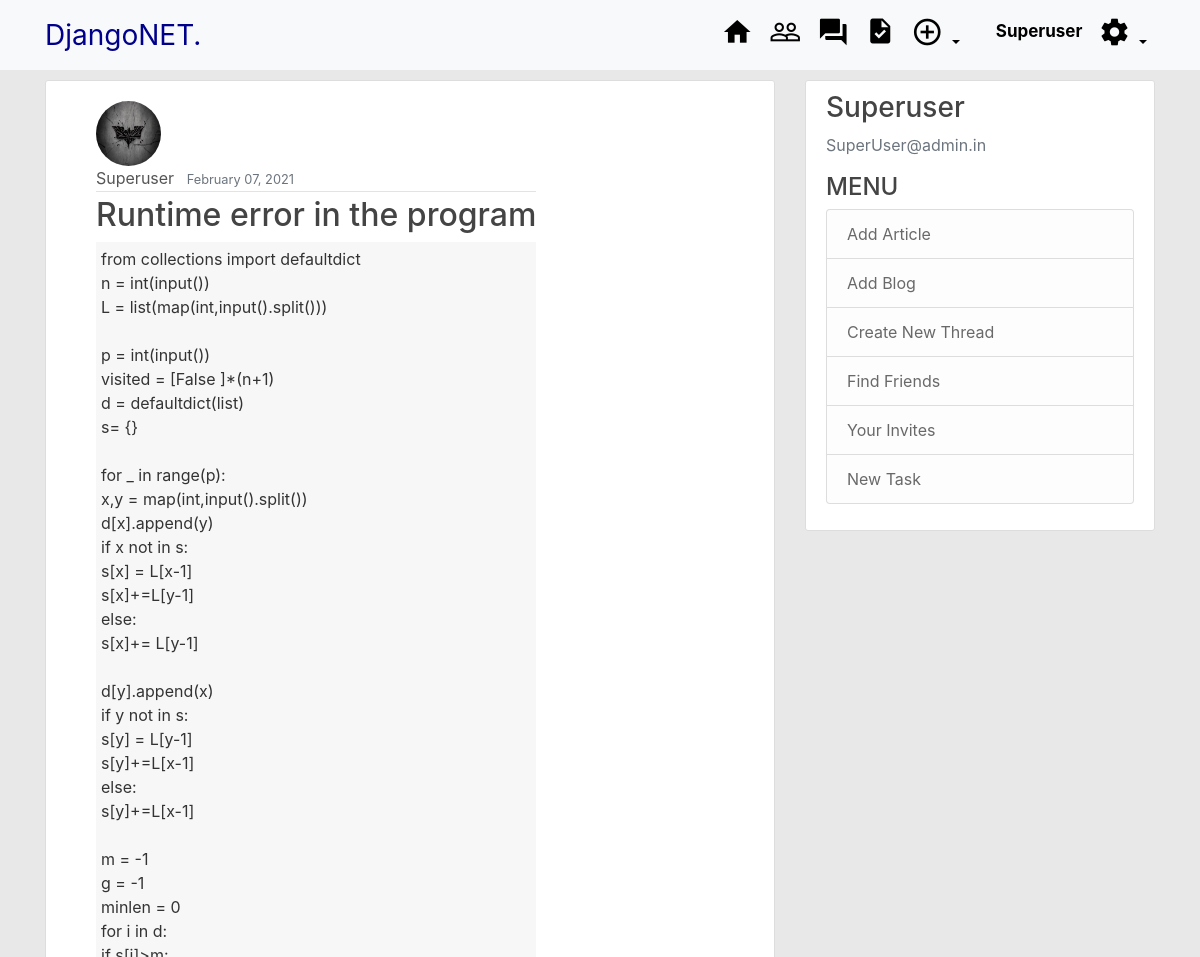
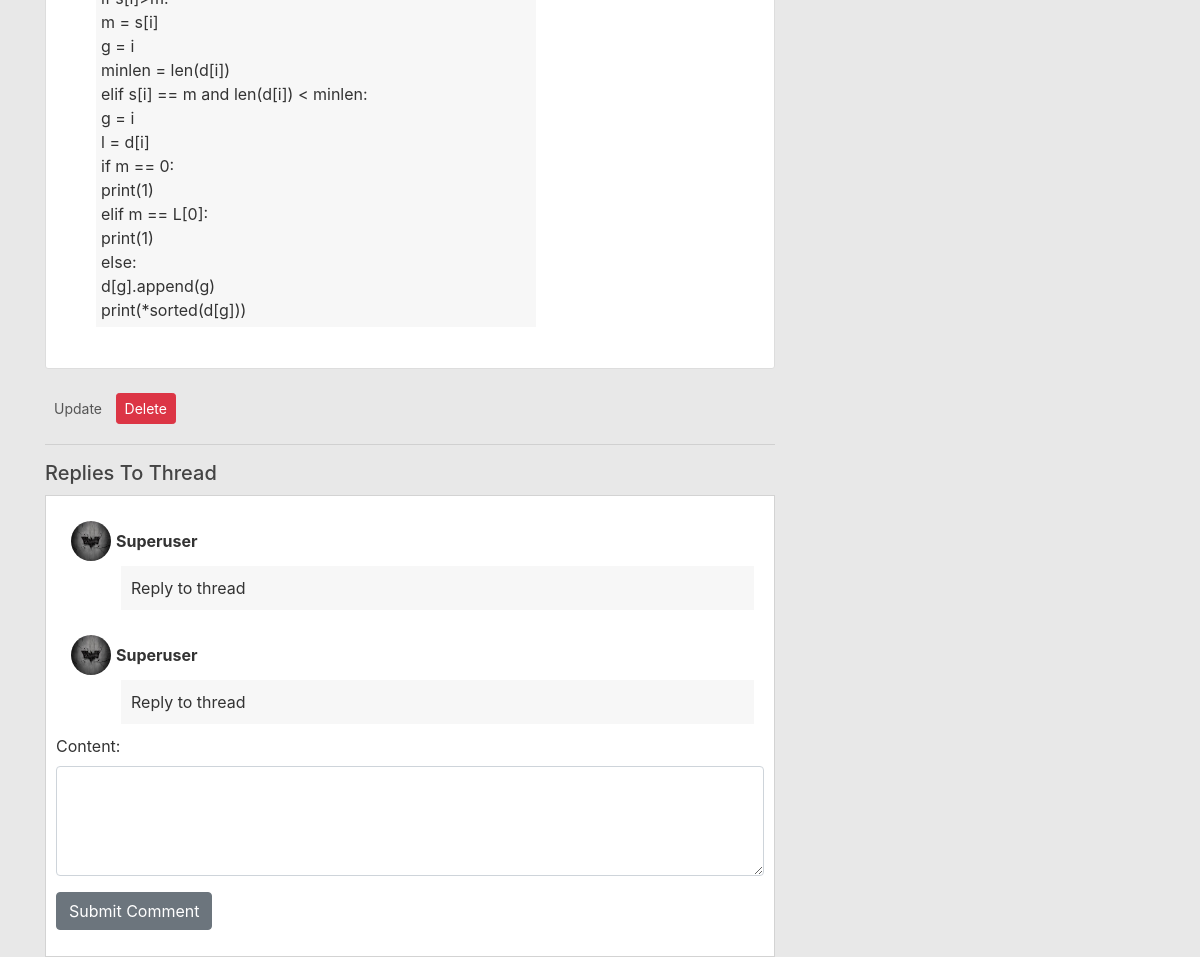
Screenshot of /forum/2/ (signed in) with the database file from the repository (2 pictures, top to bottom).
### Forum/models.py (models this page shows, shortened)
class thread(models.Model):
	author  = models.ForeignKey(Profile,on_delete = models.CASCADE)
	date_posted = models.DateTimeField(default = timezone.now)
	title  = models.CharField(max_length = 200)
	content = models.TextField()

class Replies(models.Model):
	author  = models.ForeignKey(Profile, on_delete = models.CASCADE)
	thread = models.ForeignKey(thread, on_delete = models.CASCADE)
	date_posted = models.DateTimeField(default = timezone.now)
	content  = models.TextField()

### users/models.py (models this page shows, shortened)
class Profile(models.Model):
	user = models.OneToOneField(User, on_delete=models.CASCADE)
	Fname = models.CharField(max_length=100, blank=True)
	Lname = models.CharField(max_length=100, blank=True)
	image=models.ImageField(default='default.jpg',upload_to='Profile_pics')
	bio = models.CharField(max_length = 200, default='No Bio')
	Friends = models.ManyToManyField(User, blank =True, related_name = "friends")
	objects = ProfileManager()

### Forum/views.py (the view)
# urls.py: path('<int:pk>/', ThreadDetailView.as_view(),name='thread-detail'),
class ThreadDetailView(LoginRequiredMixin,DetailView):
	model = thread
	form = RepliesForm
	context_object_name = 'post'
	def get_context_data(self,**kwargs):
		context = super().get_context_data(**kwargs)
		thread  = self.get_object()
		comments = Replies.objects.all().filter(thread = thread)
		context['comment'] = comments
		context['form'] = self.form
		return context
	def post(self, request, *args, **kwargs):
		form = RepliesForm(request.POST)
		if form.is_valid():
			thread = self.get_object()
			profile  = Profile.objects.get(user = self.request.user)
			form.instance.author = profile
			form.instance.thread = thread
			form.save()
			return redirect('thread-detail', pk=thread.pk)
		self.object = self.get_object()
		context = self.get_context_data(object=self.object)
		return self.render_to_response(context)

### Forum/templates/Forum/thread_detail.html (shortened to what this page needs)
{% extends "blog/base.html" %}
{% block content %}
  <article class="media content-section">
            <div class="Container">
            <section class = "grid">
                <div class="Header">
                  <img class="rounded-circle article-img" src="{{ post.author.image.url }}">
                  <div class="media-body">
                    <div class="article-metadata">
                      <a class="mr-2" href="{% url 'user-posts' post.author.user %}">{{ post.author.user }}</a>
                      <small class="text-muted">{{ post.date_posted|date:"F d, Y" }}</small>
                    </div>
                  </div>
                </div>
                <div class="Content">
                    <h2><a class="article-title" href="{% url 'thread-detail' post.id %}">{{ post.title }}</a></h2>
                    <p class="article-content">{{ post.content|safe }}</p>
                </div>
              </section>
            </div>
          </article>
          {% if post.author.user == user %}
            <div>
              <a class= "btn btn-secoundary btn-sm mt-1 mb-1" href="{% url 'thread-update' post.id %}">Update</a>
            <a class= "btn btn-danger btn-sm mt-1 mb-1" href="{% url 'thread-delete' post.id %}">Delete</a>
            </div>
            <hr>
            <h5> Replies To Thread </h5>
            <div class="Comment-section">
              {% for com in comment %}
                <div class="comment">
                  <div class="comment-header d-flex justify-content-between">
                    <div class="user d-flex align-items-center">
                      <div class="image"><img src="{{com.author.image.url}}" alt="..." class="img-fluid rounded-circle CommentImage"></div>
                      <div class="title">
                        <strong>{{com.author.user}}</strong>
                      </div>
                    </div>
                  </div>
                  <div class="comment-body">
                    {{com.content}}
                  </div>
                </div>
              {% endfor %}
            <form method = 'POST' action="" class="commenting-form">
                <div class="row">
                  <div class="form-group col-md-12">
                    {{form}}
                  </div>
                  <div class="form-group col-md-12">
                    <button type="submit" class="btn btn-secondary">Submit Comment</button>
                  </div>
                </div>
          </form>
        </div>
          {%endif %}
{% endblock content %}

### blog/templates/blog/base.html (shortened to what this page needs)
{%load static%}
<!DOCTYPE html>
<html>
<head>
    <link rel="stylesheet" href="https://maxcdn.bootstrapcdn.com/bootstrap/4.0.0/css/bootstrap.min.css">
    <link rel="stylesheet" type="text/css" href="{% static 'blog/main.css'%}">
    <link rel="stylesheet" type="text/css" href="{% static 'blog/profile.css'%}">
    <link rel="stylesheet" type="text/css" href="{% static 'blog/custom.css'%}">
    <link rel="stylesheet" type="text/css" href="{% static 'blog/Network.css'%}">
    <link rel="stylesheet" type="text/css" href="{% static 'blog/comment.css'%}">
</head>
<body>
	<header class="site-header">
      <nav class="navbar navbar-expand-md fixed-top navbar-light bg-light" >
        <div class="container">
          <a class="navbar-brand mr-4" style = "color:darkblue; text-shadow:10em; font-size: 28px;" href="{% url 'blog-home' %}">DjangoNET.</a>
          <div class="collapse navbar-collapse" id="navbarToggle">
            <div class="navbar-nav">
            	{% if user.is_authenticated %}
            		<a class="nav-item nav-link" href="{% url 'blog-home' %}">
            			<i class="material-icons" style="font-size:32px">home</i>
            		</a>
            		<a class="nav-item nav-link" href="{% url 'FindFriends' %}">
            			<i class="material-icons" style="font-size:32px">people_outline</i>
            		</a>
                    <a class="nav-item nav-link" href="{% url 'thread-home' %}">
                        <i class="material-icons" style="font-size:32px">forum
                        </i>
                    </a>
                    <a class="nav-item nav-link" href="{% url 'task-home' %}">
                        <i class= "material-icons" style='font-size:30px'> task </i>
                    </a>
                    <div class="nav-item dropdown">
                        <a class="nav-link dropdown-toggle" href="#" id="navbarDropdownMenuLink" data-toggle="dropdown" aria-haspopup="true" aria-expanded="false">
                          <i class="material-icons" style="font-size:32px">add_circle_outline</i>
                        </a>
                      </div>
            		<a class="nav-item nav-link" href="{% url 'detail_profile' user.id %}"
            		style="font-size:17px; margin-top:3px; margin-left: 20px;">
            			<strong>{{user.username}}</strong>
            		</a>
                     <div class="nav-item dropdown">
                        <a class="nav-link dropdown-toggle" href="#" id="navbarDropdownMenuLink" data-toggle="dropdown" aria-haspopup="true" aria-expanded="false">
                          <i class="material-icons" style="font-size:32px">settings</i>
                        </a>
                      </div>
            	{% else %}
            		<a class="nav-item nav-link" href="{% url 'login' %}">Login</a>
            		<a class="nav-item nav-link" href="{% url 'register' %}">Register</a>
            	{% endif %}
            </div>
          </div>
        </div>
      </nav>
    </header>
	<main role="main" class="container">
	  <div class="row">
	    <div class="col-md-8">
	    	{% block content %}{% endblock %}
	    </div>
        {% if request.user.is_authenticated %}
    	    <div class="col-md-4">
    	      <div class="content-section">
    	        <h3>{{request.user.username}}</h3>
    	        <p class='text-muted'> {{request.user.email}}
                <h4>MENU</h4>
    	          <ul class="list-group">
                    <li class="list-group-item list-group-item-light">
                        <a href="{% url 'post-create' %}">Add Article</a>
                    </li>
                    <li class="list-group-item list-group-item-light">
                        <a href="{% url 'blog-create' %}">Add Blog</a>
                    </li>
                    <li class="list-group-item list-group-item-light">
                        <a href="{% url 'thread-create' %}"> Create New Thread</a>
                    </li>
                    <li class="list-group-item list-group-item-light">
                        <a href="{% url 'FindFriends' %}">Find Friends</a>
                    </li>
                    <li class="list-group-item list-group-item-light">
                        <a href="{% url 'my-invites' %}">Your Invites</a>
                    </li>
                    <li class="list-group-item list-group-item-light">
                        <a href="{% url 'task-create' %}">New Task</a>
                    </li>
    	          </ul>
    	        </p>
    	      </div>
    	    </div>
        {% endif %}
	  </div>
	</main>
</body>
</html>

### blog/static/blog/main.css (style rules this page uses)
body { background: #E8E8E8; color: #333333; margin-top: 5rem; }
h1, h2, h3, h4, h5, h6 { color: #444444; }
ul { margin: 0; }
li>a { color:#696969; }
.site-header .navbar-nav .nav-link { color: black; }
.content-section { background: #ffffff; padding: 10px 20px; border: 1px solid #dddddd; border-radius: 3px; margin-bottom: 20px; }
.article-title { color: #444444; }
.article-content { white-space: pre-line; }
.article-img { height: 65px; width: 65px; margin-right: 16px; }
.article-metadata { padding-bottom: 1px; margin-bottom: 4px; border-bottom: 1px solid #e3e3e3 }

### blog/static/blog/custom.css (style rules this page uses)
.Container { margin-left: 10px; margin-right: 10px; margin-bottom: 15px; background-color: white; }
.grid { display: grid; grid-template-columns: auto; grid-template-rows: auto auto auto; grid-template-areas: ' Header ' ' Content ' ' Footer '; }
.Header { grid-area:Header; height: auto; padding-top: 10px; padding-left:20px; padding-right: 20px; }
.Content { grid-area:Content; height: auto; padding-left:20px; padding-right: 20px; }
.Content>p { padding: 5px; background-color: #f7f7f7; }

### blog/static/blog/Network.css (style rules this page uses)
a { text-decoration: none; color: #555; }

### blog/static/blog/comment.css (style rules this page uses)
.CommentImage { height: 50px; width: 50px; padding: 5px; }
.comment { padding: 10px; }
.Comment-section { background-color: white; border: 1px solid lightgrey; margin-top: 10px; padding:10px; }
.comment-body { background-color: #f7f7f7; padding: 10px; margin-left: 55px; }

### rows the page displays
thread: author.image (picture), author.user "Superuser", date_posted "February 07, 2021", title "Runtime error in the program", content "from collections import defaultdict n = int(input()) L = list(map(int,input().split())) p = int(input()) visited = [False ]*(n+1) d = defaultdict(list) s= {} for _ in range(p): x,y = map(int,input().split()) d[x].append(y) if x not in s: s[x] = L[x-1] s[x]+=L[y-1] else: s[x]+= L[y-1] d[y].append(x) if y not in s: s[y] = L[y-1] s[y]+=L[x-1] else: s[y]+=L[x-1] m = -1 g = -1 minlen = 0 for i in d: if s[i]>m: m = s[i] g = i minlen = len(d[i]) elif s[i] == m and len(d[i]) < minlen: g = i l = d[i] if m == 0: print(1) elif m == L[0]: print(1) else: d[g].append(g) print(*sorted(d[g]))"
Replies: author.image (picture), author.user "Superuser", content "Reply to thread"
Replies: author.image (picture), author.user "Superuser", content "Reply to thread"

### other values shown
{{ user.username }} "Superuser"
{{ request.user.username }} "Superuser"
{{ request.user.email }} "SuperUser@admin.in"
